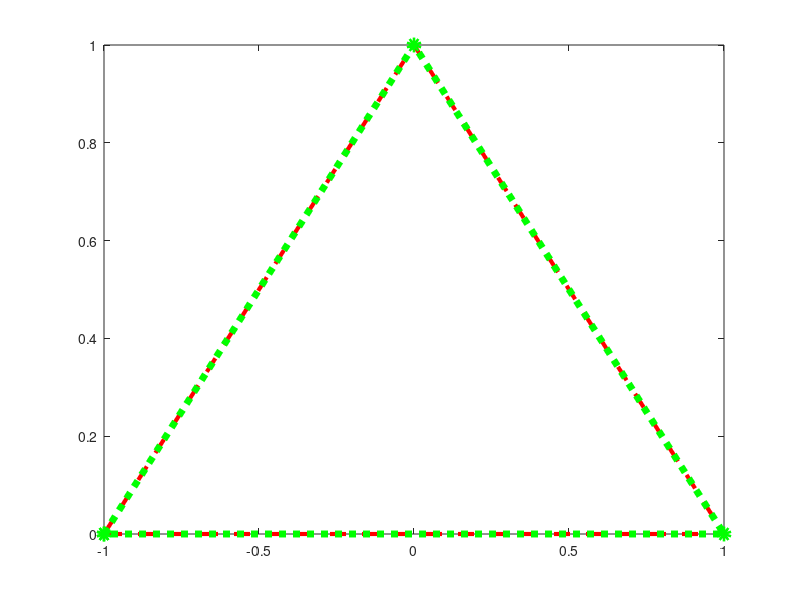

Recreate this plot in MATLAB.
clear
clc

x=[-1 ,0 ,1 ,-1];
y=[0 ,1 ,0 ,0];

plot(x,y,'r -- + ','LineWidth',3)
hold on

C=[-1 ,i ,1 ,-1];

plot(C,':o g','LineWidth',5)